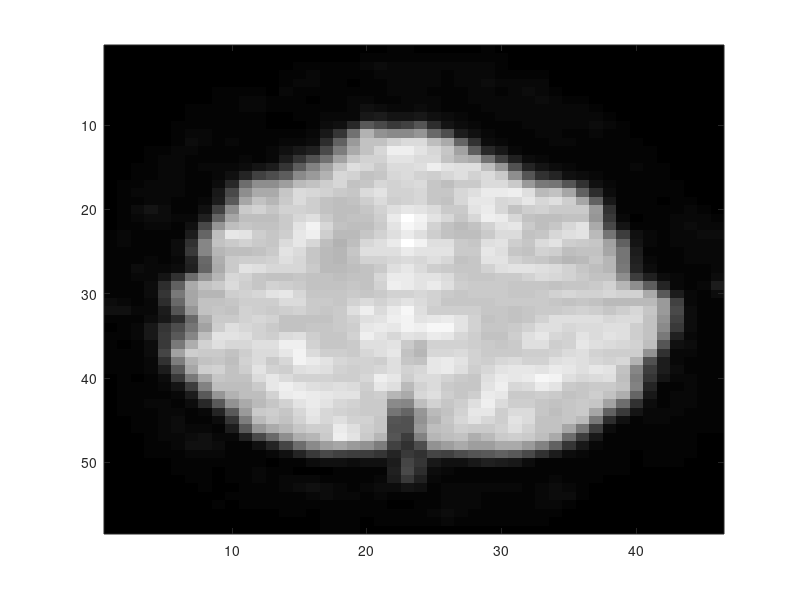
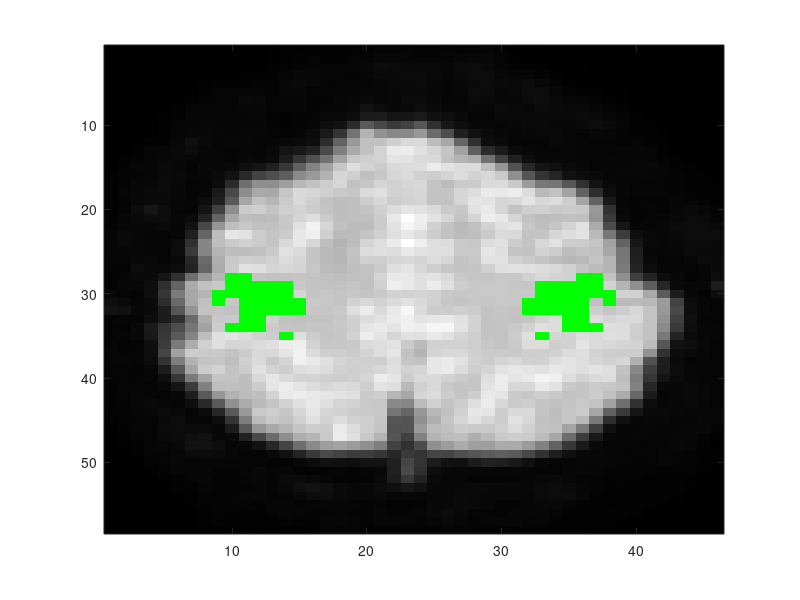
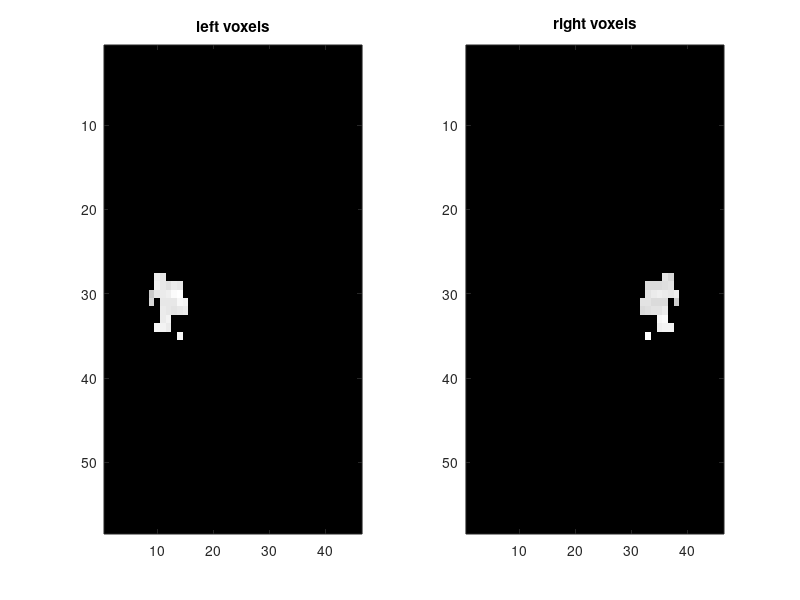

Write the MATLAB code that produced these figures, in order. (Note: this script raises an error after producing the figures.)


load("fMRI_data.mat");

%% targil 1

selected_time = 22;
TR = 2;
the_right_dgima = floor(selected_time/TR);

the_brain = fmri(:,:,the_right_dgima);

figure();
imagesc(the_brain);
colormap gray;

the_brain_copy = the_brain;

figure();
for i = 1:size(voxel_map,1)
    for j = 1:size(voxel_map,2)
        if voxel_map(i,j) == 1
            voxel_map1(i,j,1) = 0;
            voxel_map1(i,j,2) = 1;
            voxel_map1(i,j,3) = 0;
        else
            newval = the_brain_copy(i,j)/max(the_brain_copy(:));
            voxel_map1(i,j,1) = newval;
            voxel_map1(i,j,2) = newval;
            voxel_map1(i,j,3) = newval;
        end
    end
end
imagesc(voxel_map1);


%% targil 2

% copy the voxel map
left_voxel_map = voxel_map;
right_voxel_map = voxel_map;

% put only the voxels that relevant for each side 
left_voxel_map(:,24:46) = 0;
right_voxel_map(:,1:23) = 0;

for i2 = 1:size(voxel_map,1)
    for j2 = 1:size(voxel_map,2)
        if left_voxel_map(i2,j2) == 1
            left_voxel_map1(i2,j2) = the_brain_copy(i2,j2);
        else
            left_voxel_map1(i2,j2) = left_voxel_map(i2,j2);
        end
    end
end

for i3 = 1:size(voxel_map,1)
    for j3 = 1:size(voxel_map,2)
        if right_voxel_map(i3,j3) == 1
            right_voxel_map1(i3,j3) = the_brain_copy(i3,j3);
        else
            right_voxel_map1(i3,j3) = right_voxel_map(i3,j3);
        end
    end
end

% display the voxels of each side in a figure
figure();
subplot(1,2,1);
imagesc(left_voxel_map1);
colormap gray;
title('left voxels');
subplot(1,2,2);
imagesc(right_voxel_map1);
colormap gray;
title('right voxels');

%% targil 3

vec_right_voxels = zeros(size(fmri,3),1);
for k = 1:size(fmri,3)
    count = 0;
for i4 = 1:size(voxel_map,1)
    for j4 = 1:size(voxel_map,2)
        if right_voxel_map(i4,j4) == 1
            temp_ans = fmri(i4,j4,k);
            vec_right_voxels(k,1) = vec_right_voxels(k,1) + temp_ans;
            count = count + 1;
        end
    end
end
vec_right_voxels(k,1) = vec_right_voxels(k,1)/count;
end


vec_left_voxels = zeros(size(fmri,3),1);
for k1 = 1:size(fmri,3)
    count1 = 0;
for i5 = 1:size(voxel_map,1)
    for j5 = 1:size(voxel_map,2)
        if left_voxel_map(i5,j5) == 1
            temp_ans1 = fmri(i5,j5,k1);
            vec_left_voxels(k1,1) = vec_left_voxels(k1,1) + temp_ans1;
            count1 = count1 + 1;
        end
    end
end
vec_left_voxels(k1,1) = vec_left_voxels(k1,1)/count1;
end



norm_right_voxels = mean_right_voxels/mean(mean_right_voxels);



%% i give up!!
%%

% extracting the right voxels
for i=1:size(voxel_map, 1)
    for j=1:size(voxel_map, 2)
        if voxel_map_right(i,j)==1
            mean_right_voxels=squeeze(mean(fmri(i,j,:),1));
        end
    end
end

%extracting the left voxels
for i=1:size(voxel_map, 1)
    for j=1:size(voxel_map, 2)
        if voxel_map_left(i,j)==1
            mean_left_voxels=squeeze(mean(fmri(i,j,:),1));
        end
    end
end

%normelizing
norm_right_voxels = 100*(mean_right_voxels/mean(mean_right_voxels)-1);
norm_left_voxels = 100*(mean_left_voxels/mean(mean_left_voxels)-1);

%display the voxels
figure(4);
title('Voxels right Vs. Voxels left');
plot(norm_right_voxels,'r');
hold on
plot(norm_left_voxels,'g');
legend({'right voxels','left voxels'});
xlabel('Time (TR)');
ylabel('percent signal change (%)');
